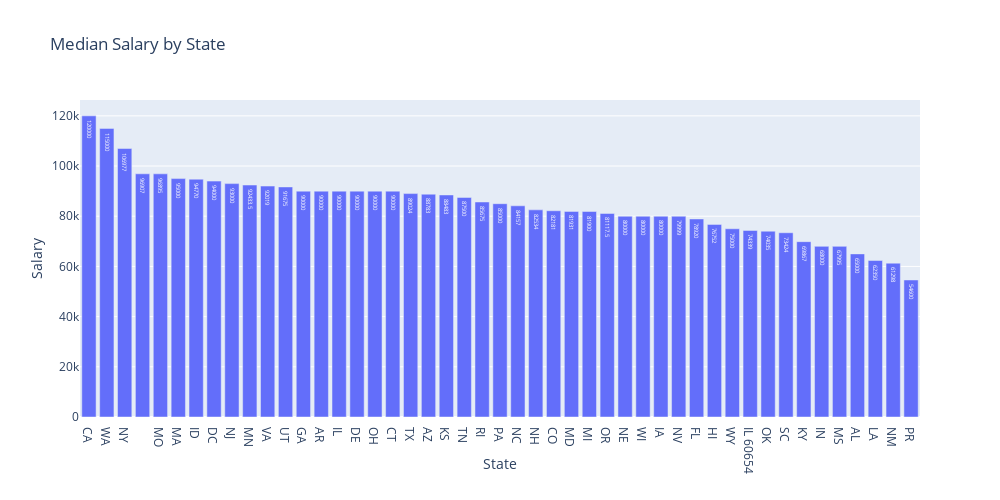

This figure's notebook cell:
### Code cell
state_salaries = state_salaries.sort_values(by='salary_median', ascending=False)

data = [go.Bar(
    x=state_salaries.index, 
    y=state_salaries.salary_median, 
    text=state_salaries.salary_median, 
)]

layout = go.Layout(
    autosize=False,
    width=1000,
    height=500
)

fig = go.Figure(data=data, layout=layout)
fig.update_layout(
    title = 'Median Salary by State', 
    xaxis_title = 'State',
    yaxis_title = 'Salary')
fig.show()

### Figure 1 — Plotly figure (JSON) as saved in the notebook; plotly's stock layout.template omitted (floating-point values rounded to 4 significant figures)
{"data": [{"y": [120000, 115000, 106977, 96907, 96895, 95000, 94770, 94000, 93000, 92430.0, 92019, 91675, 90000, 90000, 90000, 90000, 90000, 90000, 89024, 88783, 88483, 87500, 85675, 85000, 84157, 82534, 82181, 81931, 81900, 81120.0, 80000, 80000, 80000, 79999, 78920, 76752, 75000, 74339, 74035, 73424, 69867, 68000, 67995, 65000, 62350, 61298, 54600], "text": [120000, 115000, 106977, 96907, 96895, 95000, 94770, 94000, 93000, 92430.0, 92019, 91675, 90000, 90000, 90000, 90000, 90000, 90000, 89024, 88783, 88483, 87500, 85675, 85000, 84157, 82534, 82181, 81931, 81900, 81120.0, 80000, 80000, 80000, 79999, 78920, 76752, 75000, 74339, 74035, 73424, 69867, 68000, 67995, 65000, 62350, 61298, 54600], "type": "bar", "x": [" CA", " WA", " NY", "", " MO", " MA", " ID", " DC", " NJ", " MN", " VA", " UT", " GA", " AR", " IL", " DE", " OH", " CT", " TX", " AZ", " KS", " TN", " RI", " PA", " NC", " NH", " CO", " MD", " MI", " OR", " NE", " WI", " IA", " NV", " FL", " HI", " WY", " IL 60654", " OK", " SC", " KY", " IN", " MS", " AL", " LA", " NM", " PR"]}], "layout": {"autosize": false, "title": {"text": "Median Salary by State"}, "yaxis": {"title": {"text": "Salary"}}, "height": 500, "width": 1000, "xaxis": {"title": {"text": "State"}}}}
